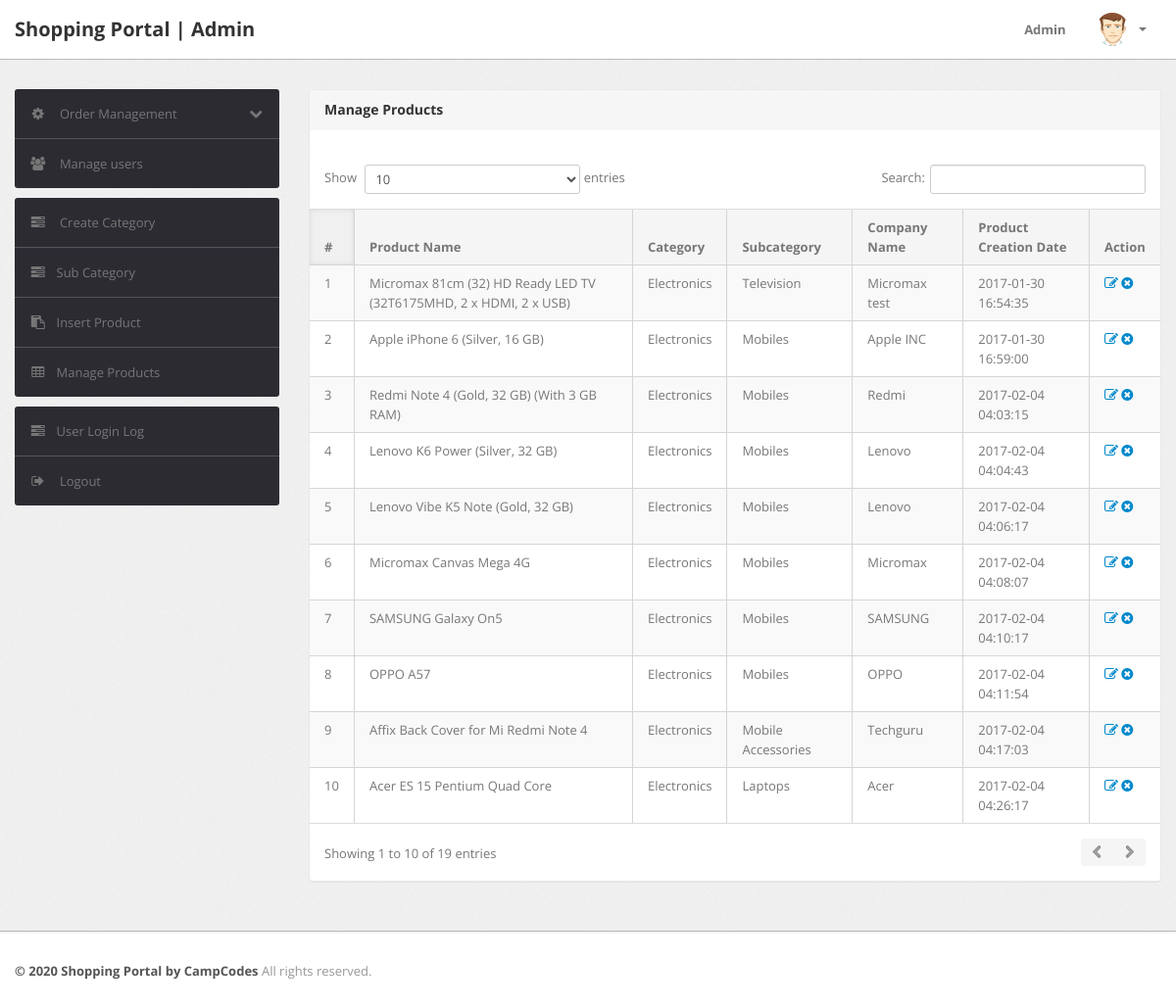
The page /admin/manage-products.php (signed in) on the database as committed earlier.
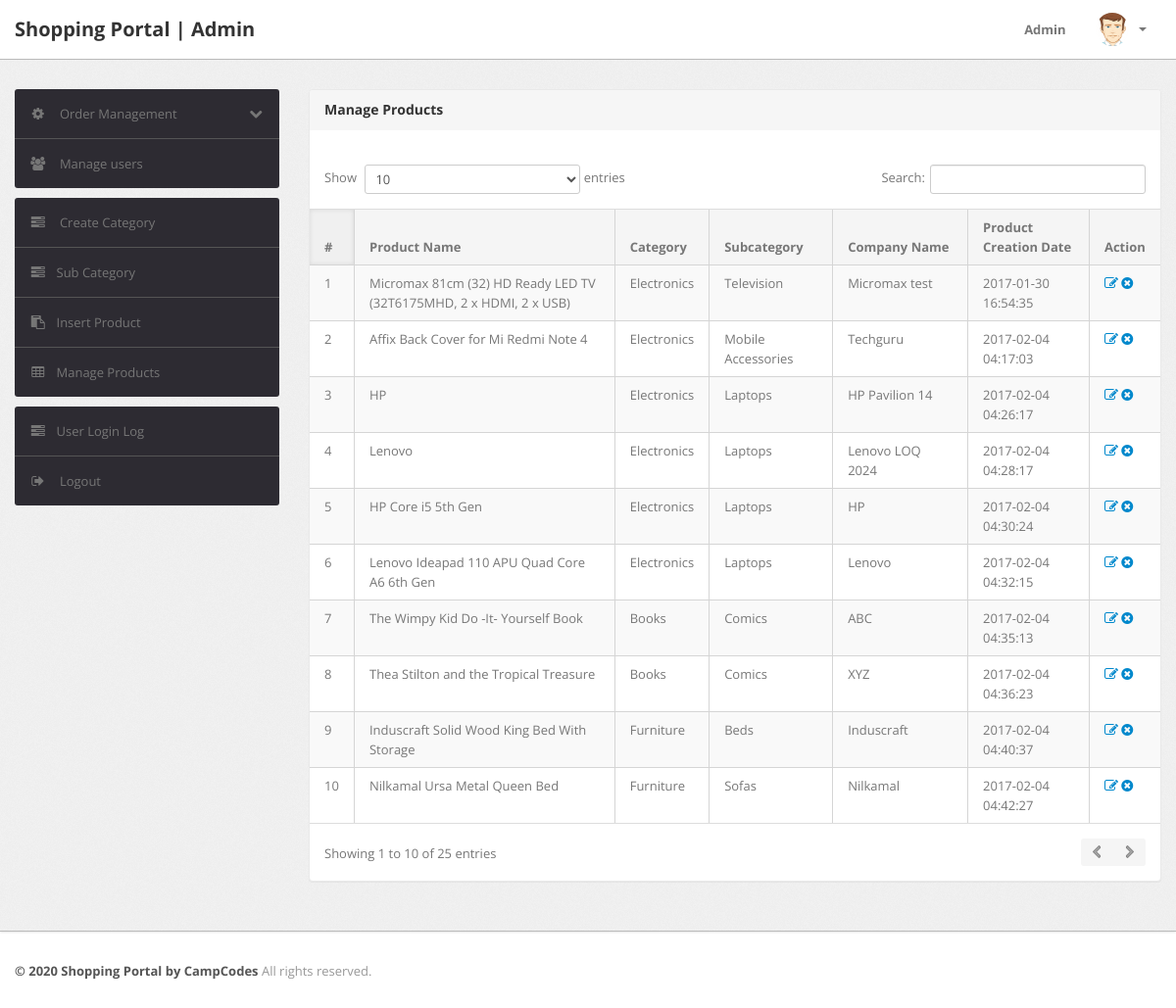
The same page on the database as committed later.
### tables this page shows
CREATE TABLE `products` (
  `id` int(11) NOT NULL,
  `category` int(11) NOT NULL,
  `subCategory` int(11) DEFAULT NULL,
  `productName` varchar(255) DEFAULT NULL,
  `productCompany` varchar(255) DEFAULT NULL,
  `productPrice` int(11) DEFAULT NULL,
  `productPriceBeforeDiscount` int(11) DEFAULT NULL,
  `productDescription` longtext DEFAULT NULL,
  `productImage1` varchar(255) DEFAULT NULL,
  `productImage2` varchar(255) DEFAULT NULL,
  `productImage3` varchar(255) DEFAULT NULL,
  `shippingCharge` int(11) DEFAULT NULL,
  `productAvailability` varchar(255) DEFAULT NULL,
  `postingDate` timestamp NULL DEFAULT current_timestamp(),
  `updationDate` varchar(255) DEFAULT NULL
);

CREATE TABLE `category` (
  `id` int(11) NOT NULL,
  `categoryName` varchar(255) DEFAULT NULL,
  `categoryDescription` longtext DEFAULT NULL,
  `creationDate` timestamp NOT NULL DEFAULT current_timestamp(),
  `updationDate` varchar(255) DEFAULT NULL
);

CREATE TABLE `subcategory` (
  `id` int(11) NOT NULL,
  `categoryid` int(11) DEFAULT NULL,
  `subcategory` varchar(255) DEFAULT NULL,
  `creationDate` timestamp NULL DEFAULT current_timestamp(),
  `updationDate` varchar(255) DEFAULT NULL
);

### admin/manage-products.php (the view, shortened to what this page needs)
<?php
include('include/config.php');
if(strlen($_SESSION['alogin'])==0)
	{
header('location:index.php');
}
else{
?>
<!DOCTYPE html>
<html lang="en">
<head>
	<link type="text/css" href="bootstrap/css/bootstrap.min.css" rel="stylesheet">
	<link type="text/css" href="bootstrap/css/bootstrap-responsive.min.css" rel="stylesheet">
	<link type="text/css" href="css/theme.css" rel="stylesheet">
	<link type="text/css" href="images/icons/css/font-awesome.css" rel="stylesheet">
</head>
<body>
<?php include('include/header.php');?>
	<div class="wrapper">
		<div class="container">
			<div class="row">
<?php include('include/sidebar.php');?>
			<div class="span9">
					<div class="content">
	<div class="module">
							<div class="module-head">
								<h3>Manage Products</h3>
							</div>
							<div class="module-body table">
									<br />
								<table cellpadding="0" cellspacing="0" border="0" class="datatable-1 table table-bordered table-striped	 display" width="100%">
									<thead>
										<tr>
											<th>#</th>
											<th>Product Name</th>
											<th>Category </th>
											<th>Subcategory</th>
											<th>Company Name</th>
											<th>Product Creation Date</th>
											<th>Action</th>
										</tr>
									</thead>
									<tbody>
<?php $query=mysqli_query($con,"select products.*,category.categoryName,subcategory.subcategory from products join category on category.id=products.category join subcategory on subcategory.id=products.subCategory");
$cnt=1;
while($row=mysqli_fetch_array($query))
{
?>
										<tr>
											<td><?php echo htmlentities($cnt);?></td>
											<td><?php echo htmlentities($row['productName']);?></td>
											<td><?php echo htmlentities($row['categoryName']);?></td>
											<td> <?php echo htmlentities($row['subcategory']);?></td>
											<td><?php echo htmlentities($row['productCompany']);?></td>
											<td><?php echo htmlentities($row['postingDate']);?></td>
											<td>
											<a href="edit-products.php?id=<?php echo $row['id']?>" ><i class="icon-edit"></i></a>
											<a href="manage-products.php?id=<?php echo $row['id']?>&del=delete" onClick="return confirm('Are you sure you want to delete?')"><i class="icon-remove-sign"></i></a></td>
										</tr>
										<?php $cnt=$cnt+1; } ?>
								</table>
							</div>
						</div>
					</div>
				</div>
			</div>
		</div>
	</div>
<?php include('include/footer.php');?>
</body>
<?php } ?>

Rows that differ between the two databases and show on the page:
removed products: productName "Apple iPhone 6 (Silver, 16 GB)", category.categoryName "Electronics", subcategory.subcategory "Mobiles", productCompany "Apple INC", postingDate "2017-01-30 16:59:00"
removed products: productName "Redmi Note 4 (Gold, 32 GB) (With 3 GB RAM)", category.categoryName "Electronics", subcategory.subcategory "Mobiles", productCompany "Redmi", postingDate "2017-02-04 04:03:15"
removed products: productName "Lenovo K6 Power (Silver, 32 GB)", category.categoryName "Electronics", subcategory.subcategory "Mobiles", productCompany "Lenovo", postingDate "2017-02-04 04:04:43"
removed products: productName "Lenovo Vibe K5 Note (Gold, 32 GB)", category.categoryName "Electronics", subcategory.subcategory "Mobiles", productCompany "Lenovo", postingDate "2017-02-04 04:06:17"
removed products: productName "Micromax Canvas Mega 4G", category.categoryName "Electronics", subcategory.subcategory "Mobiles", productCompany "Micromax", postingDate "2017-02-04 04:08:07"
removed products: productName "SAMSUNG Galaxy On5", category.categoryName "Electronics", subcategory.subcategory "Mobiles", productCompany "SAMSUNG", postingDate "2017-02-04 04:10:17"
removed products: productName "OPPO A57", category.categoryName "Electronics", subcategory.subcategory "Mobiles", productCompany "OPPO", postingDate "2017-02-04 04:11:54"
changed products: productName "Acer ES 15 Pentium Quad Core" → "HP"; productCompany "Acer" → "HP Pavilion 14"
now on this page (row edited): products: productName "Lenovo", category.categoryName "Electronics", subcategory.subcategory "Laptops", productCompany "Lenovo LOQ 2024", postingDate "2017-02-04 04:28:17"
now on this page (row unchanged): products: productName "HP Core i5 5th Gen", category.categoryName "Electronics", subcategory.subcategory "Laptops", productCompany "HP", postingDate "2017-02-04 04:30:24"
now on this page (row unchanged): products: productName "Lenovo Ideapad 110 APU Quad Core A6 6th Gen", category.categoryName "Electronics", subcategory.subcategory "Laptops", productCompany "Lenovo", postingDate "2017-02-04 04:32:15"
now on this page (row unchanged): products: productName "The Wimpy Kid Do -It- Yourself Book", category.categoryName "Books", subcategory.subcategory "Comics", productCompany "ABC", postingDate "2017-02-04 04:35:13"
now on this page (row unchanged): products: productName "Thea Stilton and the Tropical Treasure", category.categoryName "Books", subcategory.subcategory "Comics", productCompany "XYZ", postingDate "2017-02-04 04:36:23"
now on this page (row unchanged): products: productName "Induscraft Solid Wood King Bed With Storage", category.categoryName "Furniture", subcategory.subcategory "Beds", productCompany "Induscraft", postingDate "2017-02-04 04:40:37"
now on this page (row unchanged): products: productName "Nilkamal Ursa Metal Queen Bed", category.categoryName "Furniture", subcategory.subcategory "Sofas", productCompany "Nilkamal", postingDate "2017-02-04 04:42:27"
Other text that changed with them:
text written by a page script: "Show entries Search: Showing 1 to 10 of 19 entries" → "Show entries Search: Showing 1 to 10 of 25 entries"
